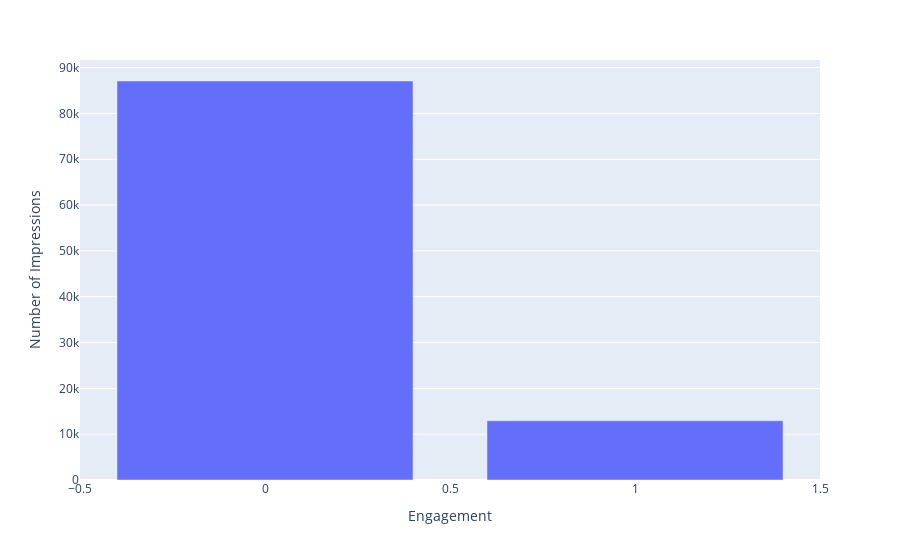

This figure's notebook cell:
### Code cell
fig = px.bar(counts,x="engagement",y="counts",labels={
                      "engagement":"Engagement","counts":"Number of Impressions"
                    })
# fig.update_xaxes(type='Engagement')
fig.show()

### Figure 1 — Plotly figure (JSON) as saved in the notebook; plotly's stock layout.template omitted (floating-point values rounded to 4 significant figures)
{"data": [{"alignmentgroup": "True", "hovertemplate": "Engagement=%{x}<br>Number of Impressions=%{y}<extra></extra>", "legendgroup": "", "marker": {"color": "#636efa", "pattern": {"shape": ""}}, "name": "", "offsetgroup": "", "orientation": "v", "showlegend": false, "textposition": "auto", "type": "bar", "x": [0, 1], "xaxis": "x", "y": [87082, 12918], "yaxis": "y"}], "layout": {"barmode": "relative", "legend": {"tracegroupgap": 0}, "margin": {"t": 60}, "xaxis": {"anchor": "y", "domain": [0, 1], "title": {"text": "Engagement"}}, "yaxis": {"anchor": "x", "domain": [0, 1], "title": {"text": "Number of Impressions"}}}}
